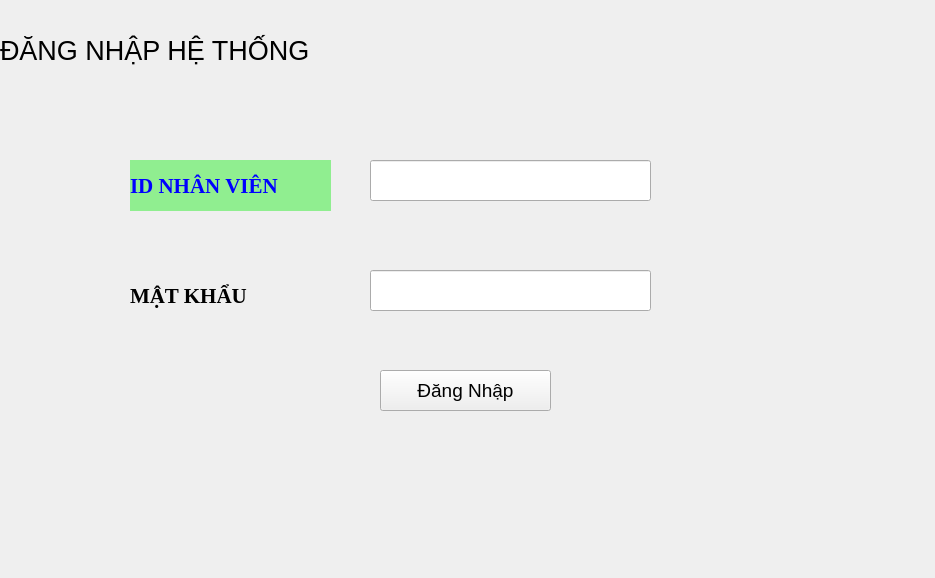
<?xml version="1.0" encoding="UTF-8"?>
<ui version="4.0">
 <class>MainWindow</class>
 <widget class="QMainWindow" name="MainWindow">
  <property name="geometry">
   <rect>
    <x>0</x>
    <y>0</y>
    <width>935</width>
    <height>578</height>
   </rect>
  </property>
  <property name="windowTitle">
   <string>MainWindow</string>
  </property>
  <widget class="QWidget" name="centralwidget">
   <widget class="QWidget" name="horizontalLayoutWidget">
    <property name="geometry">
     <rect>
      <x>0</x>
      <y>10</y>
      <width>931</width>
      <height>80</height>
     </rect>
    </property>
    <layout class="QHBoxLayout" name="horizontalLayout">
     <item>
      <widget class="QLabel" name="label">
       <property name="font">
        <font>
         <family>Segoe UI</family>
         <pointsize>20</pointsize>
        </font>
       </property>
       <property name="styleSheet">
        <string notr="true"/>
       </property>
       <property name="text">
        <string>ĐĂNG NHẬP HỆ THỐNG</string>
       </property>
      </widget>
     </item>
    </layout>
   </widget>
   <widget class="QLabel" name="label_2">
    <property name="geometry">
     <rect>
      <x>130</x>
      <y>160</y>
      <width>201</width>
      <height>51</height>
     </rect>
    </property>
    <property name="font">
     <font>
      <family>Times New Roman</family>
      <pointsize>16</pointsize>
      <weight>75</weight>
      <bold>true</bold>
     </font>
    </property>
    <property name="styleSheet">
     <string notr="true">color: blue;
background-color: lightgreen;</string>
    </property>
    <property name="text">
     <string>ID NHÂN VIÊN</string>
    </property>
   </widget>
   <widget class="QLabel" name="label_3">
    <property name="geometry">
     <rect>
      <x>130</x>
      <y>270</y>
      <width>201</width>
      <height>51</height>
     </rect>
    </property>
    <property name="font">
     <font>
      <family>Times New Roman</family>
      <pointsize>16</pointsize>
      <weight>75</weight>
      <bold>true</bold>
     </font>
    </property>
    <property name="text">
     <string>MẬT KHẨU</string>
    </property>
   </widget>
   <widget class="QLineEdit" name="txt_employee_id">
    <property name="geometry">
     <rect>
      <x>370</x>
      <y>160</y>
      <width>281</width>
      <height>41</height>
     </rect>
    </property>
    <property name="font">
     <font>
      <pointsize>12</pointsize>
     </font>
    </property>
   </widget>
   <widget class="QLineEdit" name="txt_pw">
    <property name="geometry">
     <rect>
      <x>370</x>
      <y>270</y>
      <width>281</width>
      <height>41</height>
     </rect>
    </property>
    <property name="font">
     <font>
      <pointsize>12</pointsize>
     </font>
    </property>
   </widget>
   <widget class="QPushButton" name="pushButton">
    <property name="geometry">
     <rect>
      <x>380</x>
      <y>370</y>
      <width>171</width>
      <height>41</height>
     </rect>
    </property>
    <property name="font">
     <font>
      <pointsize>14</pointsize>
     </font>
    </property>
    <property name="text">
     <string>Đăng Nhập</string>
    </property>
   </widget>
  </widget>
  <widget class="QMenuBar" name="menubar">
   <property name="geometry">
    <rect>
     <x>0</x>
     <y>0</y>
     <width>935</width>
     <height>26</height>
    </rect>
   </property>
  </widget>
 </widget>
 <resources/>
 <connections/>
</ui>
